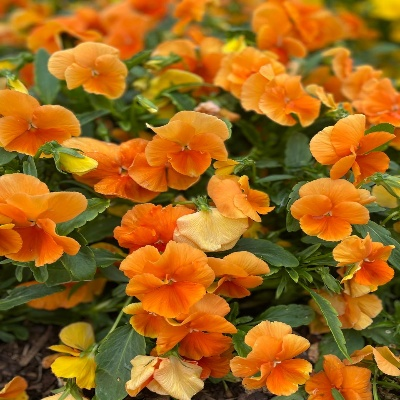
#> input picture lesson10/i2.jpeg, 400 x 400 px, found by its file name
$ python act1.py   (older library calls are emulated)
#> lines starting #> are read from the running program, lines starting #| are printed output that depends on the picture
import cv2
import numpy as np
import matplotlib.pyplot as plt

def display_image(title, image):
    plt.figure(figsize=(8, 8))
    if len(image.shape) == 2:
        plt.imshow(image, cmap='gray')
    else:
        plt.imshow(cv2.cvtColor(image, cv2.COLOR_BGR2RGB))
    plt.title(title)
    plt.axis('off')
    plt.show()

def interactive_edge_detection(image_path):
    image = cv2.imread(image_path)
#> image is the input picture: shape (400, 400, 3); mean B, G, R 26.5, 100.5, 155.4
    if image is None:
        print("Error: Image not found.")
        return

    gray_image = cv2.cvtColor(image, cv2.COLOR_BGR2GRAY)
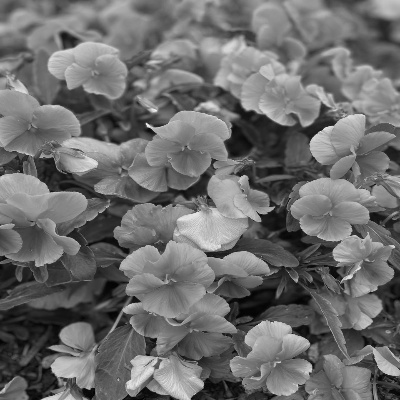
#> gray_image: shape (400, 400); min 1, max 245, mean 108.5
    display_image("Grayscale Image", gray_image)

    print("Select an option: ")
    print("1. Sobel Edge Detection")
    print("2. Canny Edge Detection")
    print("3. Laplacian Edge Detection")
    print("4. Gaussian Smoothing")
    print('5. Median Filtering')
    print("6. Exit")

    while True:
        choice = input("Enter your choice (1-6): ")

        if choice == '1':
            sobel_x = cv2.Sobel(gray_image, cv2.CV_64F, 1, 0, ksize=3)
            sobel_y = cv2.Sobel(gray_image, cv2.CV_64F, 0, 1, ksize=3)
            combined_sobel = cv2.bitwise_or(sobel_x.astype(np.uint8), sobel_y.astype(np.uint8))
            display_image("Sobel Edge Detection", combined_sobel)

        elif choice == '2':
            print('Adjust thresholds for Canny (default: 100 and 200)')
            low_thresh = int(input("Enter lower threshold: "))
            upper_thresh = int(input("Enter upper threshold: "))
            edges = cv2.Canny(gray_image, low_thresh, upper_thresh)
            display_image("Canny Edge Detection", edges)

        elif choice == '3':
            laplacian = cv2.Laplacian(gray_image, cv2.CV_64F)
            display_image('Laplacian Edge Detection', np.abs(laplacian).astype(np.uint8))

        elif choice == '4':
            print("Adjust kernel size for Gaussian blur (must be odd, default: 5)")
            kernel_size = int(input('Enter kernel size (odd number): '))
            blurred = cv2.GaussianBlur(image, (kernel_size, kernel_size), 0)
            display_image("Gaussian Smoothing", blurred)

        elif choice == '5':
            print("Adjust kernel size for Median filter (must be odd, default: 5)")
            kernel_size = int(input('Enter kernel size (odd number): '))
            median_filtered = cv2.medianBlur(image, kernel_size)
            display_image("Median Filtered Image", median_filtered)

        elif choice == '6':
            print("Exiting...")
            break

        else:
            print("Invalid choice. Please select a number between 1 and 6.")
#> this loop made 7 passes; the answer given on pass 1: 1
#> pass 1, in interactive_edge_detection, `sobel_x = cv2.Sobel(gray_image, cv2.CV_64F, 1, 0, ksize=3)`:
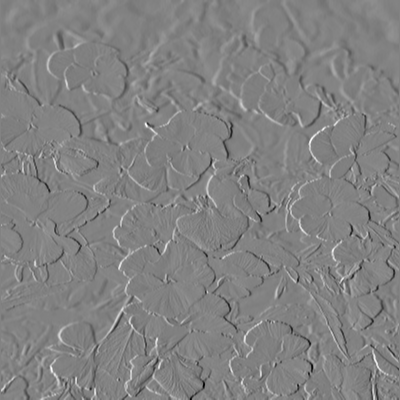
#> sobel_x: shape (400, 400) float64; min -698, max 668, mean -0.1; drawn with min black and max white
#> pass 1, in interactive_edge_detection, `sobel_y = cv2.Sobel(gray_image, cv2.CV_64F, 0, 1, ksize=3)`:
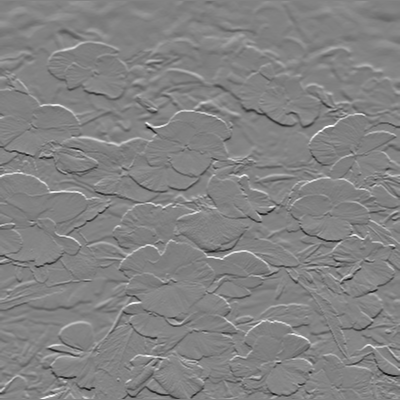
#> sobel_y: shape (400, 400) float64; min -782, max 737, mean -0.7; drawn with min black and max white
#> pass 1, in interactive_edge_detection, `combined_sobel = cv2.bitwise_or(sobel_x.astype(np.uint8), sobel_y.asty..`:
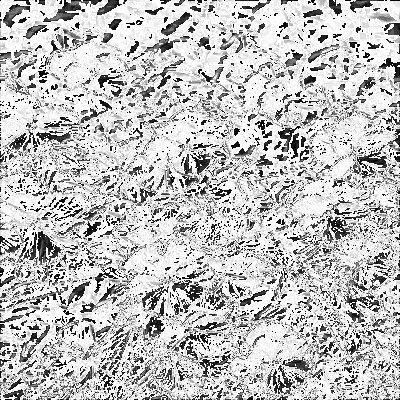
#> combined_sobel: shape (400, 400); min 0, max 255, mean 191.8


#> (the run stopped early here; a loop or call above may not have finished)
